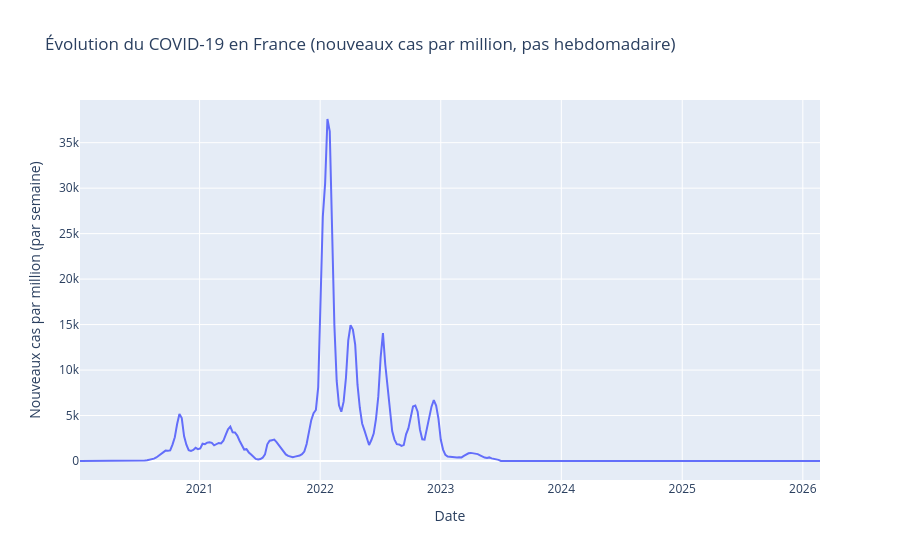

Notebook cell for this chart:
### Code cell
df_country_selected = df_country[df_country['country'] == COUNTRY].copy()
df_country_selected['date'] = pd.to_datetime(df_country_selected['date'])
df_country_selected = df_country_selected.set_index('date').sort_index()
df_country_week = df_country_selected[['new_cases_per_million']].resample('W').sum()

fig = px.line(df_country_week, y='new_cases_per_million',
              labels={'date': 'Date', 'new_cases_per_million': 'Nouveaux cas par million (par semaine)'},
              title=f'Évolution du COVID-19 en {COUNTRY} (nouveaux cas par million, pas hebdomadaire)')
fig.show()

### Figure 1 — Plotly figure (JSON) as saved in the notebook; plotly's stock layout.template omitted (floating-point values rounded to 4 significant figures; data arrays with more than 128 entries replaced by an {"elided": "..."} marker saying what was removed)
{"data": [{"hovertemplate": "Date=%{x}<br>Nouveaux cas par million (par semaine)=%{y}<extra></extra>", "legendgroup": "", "line": {"color": "#636efa", "dash": "solid"}, "marker": {"symbol": "circle"}, "mode": "lines", "name": "", "orientation": "v", "showlegend": false, "type": "scatter", "x": {"elided": "321 str values"}, "xaxis": "x", "y": {"elided": "321 float values"}, "yaxis": "y"}], "layout": {"legend": {"tracegroupgap": 0}, "title": {"text": "Évolution du COVID-19 en France (nouveaux cas par million, pas hebdomadaire)"}, "xaxis": {"anchor": "y", "domain": [0, 1], "title": {"text": "Date"}}, "yaxis": {"anchor": "x", "domain": [0, 1], "title": {"text": "Nouveaux cas par million (par semaine)"}}}}
